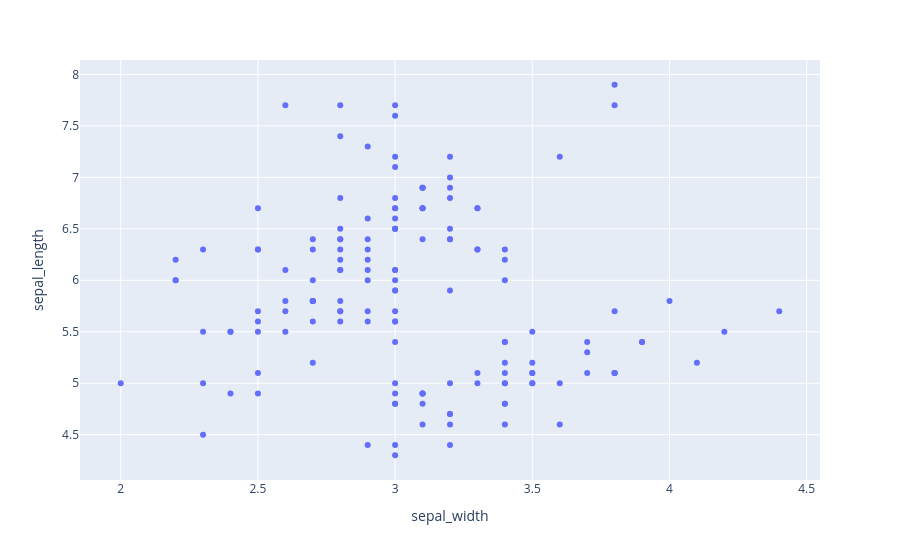

Write notebook code for a chart like this one.
### Code cell
px.scatter(df_iris, x='sepal_width', y='sepal_length',)

### Figure 1 — Plotly figure (JSON) as saved in the notebook; plotly's stock layout.template omitted (floating-point values rounded to 4 significant figures; data arrays with more than 128 entries replaced by an {"elided": "..."} marker saying what was removed)
{"data": [{"hovertemplate": "sepal_width=%{x}<br>sepal_length=%{y}<extra></extra>", "legendgroup": "", "marker": {"color": "#636efa", "symbol": "circle"}, "mode": "markers", "name": "", "orientation": "v", "showlegend": false, "type": "scatter", "x": {"elided": "150 float values"}, "xaxis": "x", "y": {"elided": "150 float values"}, "yaxis": "y"}], "layout": {"legend": {"tracegroupgap": 0}, "margin": {"t": 60}, "xaxis": {"anchor": "y", "domain": [0, 1], "title": {"text": "sepal_width"}}, "yaxis": {"anchor": "x", "domain": [0, 1], "title": {"text": "sepal_length"}}}}
